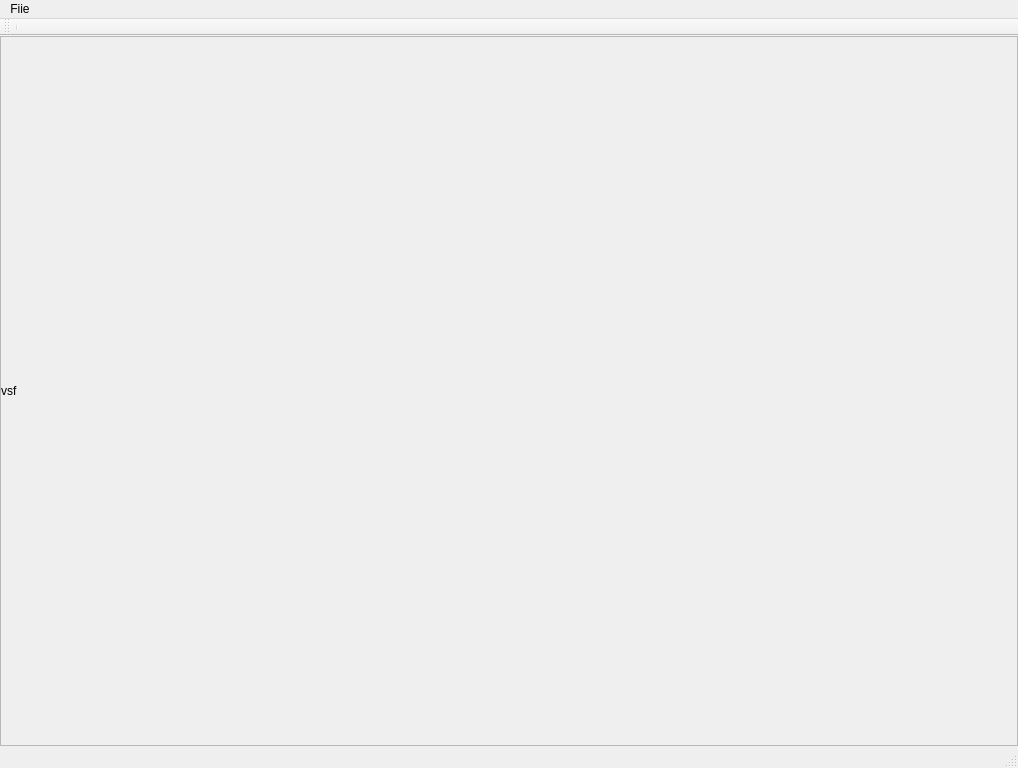
<?xml version="1.0" encoding="UTF-8"?>
<ui version="4.0">
 <class>ImageViewer</class>
 <widget class="QMainWindow" name="ImageViewer">
  <property name="geometry">
   <rect>
    <x>0</x>
    <y>0</y>
    <width>1018</width>
    <height>768</height>
   </rect>
  </property>
  <property name="windowTitle">
   <string>ImageViewer</string>
  </property>
  <property name="documentMode">
   <bool>true</bool>
  </property>
  <widget class="QWidget" name="centralwidget">
   <layout class="QVBoxLayout" name="verticalLayout">
    <property name="leftMargin">
     <number>0</number>
    </property>
    <property name="topMargin">
     <number>0</number>
    </property>
    <property name="rightMargin">
     <number>0</number>
    </property>
    <property name="bottomMargin">
     <number>0</number>
    </property>
    <item>
     <widget class="QScrollArea" name="scrollArea">
      <property name="widgetResizable">
       <bool>true</bool>
      </property>
      <widget class="QWidget" name="scrollAreaWidgetContents">
       <property name="geometry">
        <rect>
         <x>0</x>
         <y>0</y>
         <width>1016</width>
         <height>702</height>
        </rect>
       </property>
       <layout class="QVBoxLayout" name="verticalLayout_2">
        <property name="leftMargin">
         <number>0</number>
        </property>
        <property name="topMargin">
         <number>0</number>
        </property>
        <property name="rightMargin">
         <number>0</number>
        </property>
        <property name="bottomMargin">
         <number>0</number>
        </property>
        <item>
         <widget class="QLabel" name="label">
          <property name="text">
           <string>vsf</string>
          </property>
         </widget>
        </item>
       </layout>
      </widget>
     </widget>
    </item>
   </layout>
  </widget>
  <widget class="QMenuBar" name="menubar">
   <property name="geometry">
    <rect>
     <x>0</x>
     <y>0</y>
     <width>1018</width>
     <height>24</height>
    </rect>
   </property>
   <widget class="QMenu" name="menuOpen">
    <property name="title">
     <string>Fiie</string>
    </property>
    <addaction name="separator"/>
    <addaction name="actionOpen"/>
   </widget>
   <addaction name="menuOpen"/>
  </widget>
  <widget class="QStatusBar" name="statusbar"/>
  <widget class="QToolBar" name="toolBar">
   <property name="windowTitle">
    <string>toolBar</string>
   </property>
   <attribute name="toolBarArea">
    <enum>TopToolBarArea</enum>
   </attribute>
   <attribute name="toolBarBreak">
    <bool>false</bool>
   </attribute>
   <addaction name="separator"/>
  </widget>
  <action name="actionOpen">
   <property name="checkable">
    <bool>true</bool>
   </property>
   <property name="icon">
    <iconset theme="QIcon::ThemeIcon::DocumentOpen"/>
   </property>
   <property name="text">
    <string>Open</string>
   </property>
   <property name="menuRole">
    <enum>QAction::MenuRole::AboutQtRole</enum>
   </property>
   <property name="iconVisibleInMenu">
    <bool>true</bool>
   </property>
  </action>
 </widget>
 <resources/>
 <connections/>
</ui>
